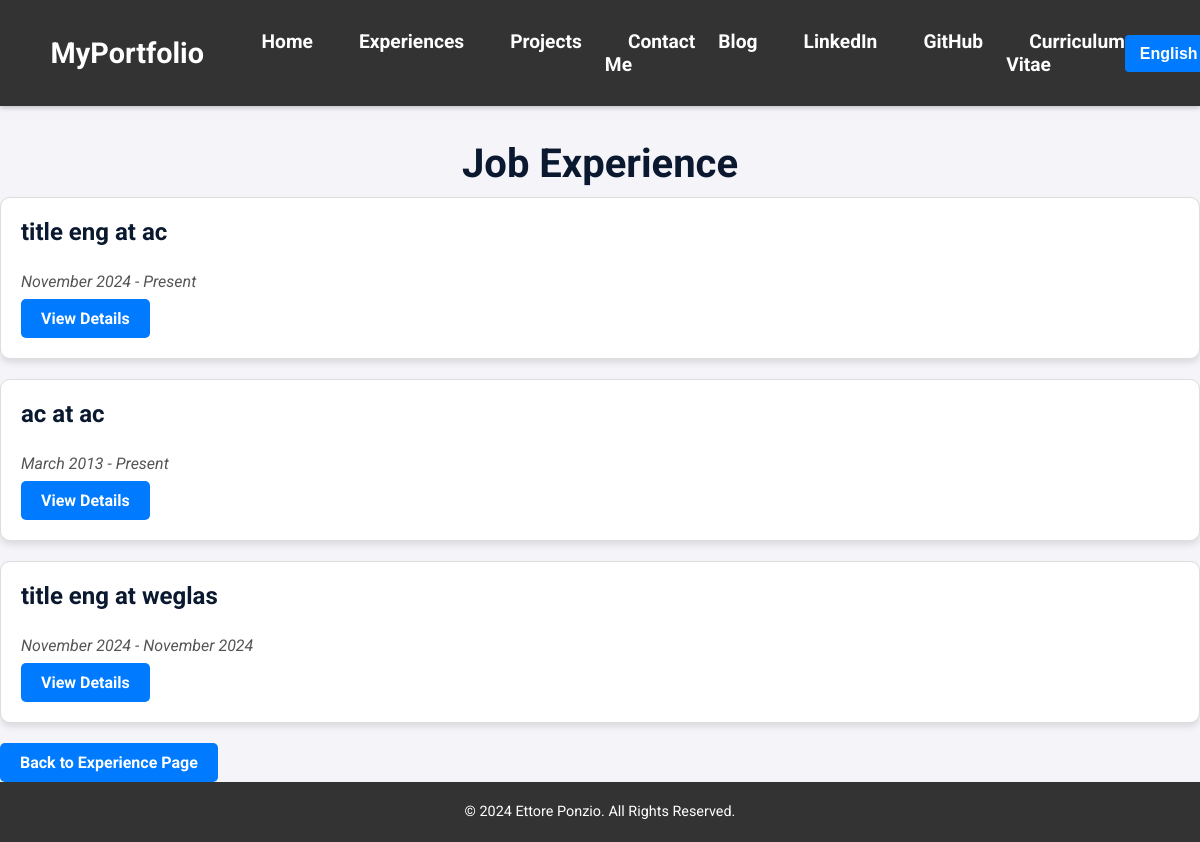
Before: /en/job-experiences/ with the older database file.
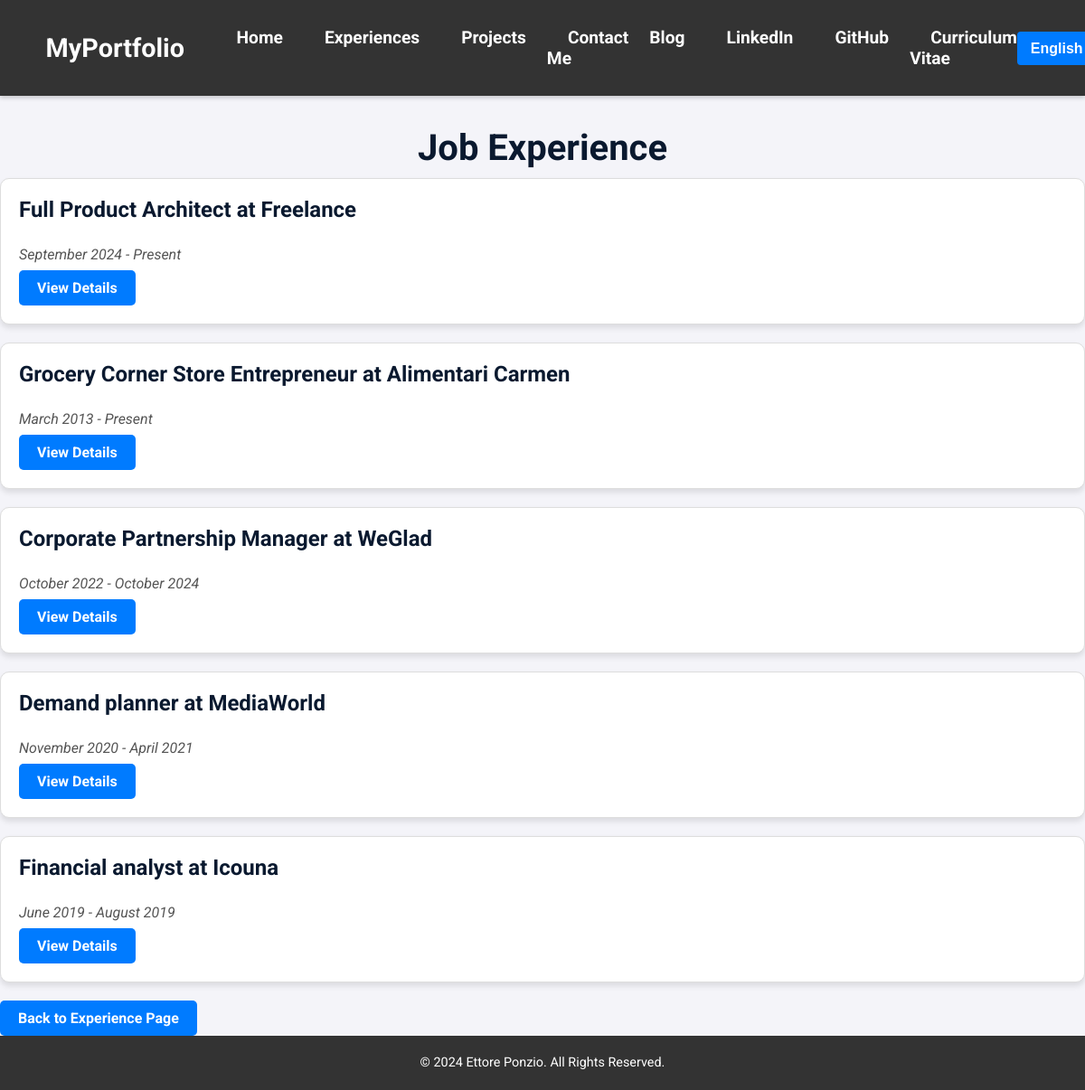
After: the same page with the newer database file.
### portfolio/models.py (models this page shows, shortened)
class JobExperience(models.Model):
    title_en = models.CharField(
        max_length=255,
        help_text=_("Job title in English (e.g., Software Developer)"),
        verbose_name=_("Title (EN)")
    )
    title_it = models.CharField(
        max_length=255,
        help_text=_("Job title in Italian (e.g., Sviluppatore Software)"),
        verbose_name=_("Title (IT)")
    )
    company = models.CharField(
        max_length=255,
        help_text=_("Company name"),
        verbose_name=_("Company")
    )
    start_date = models.DateField(
        help_text=_("Start date of the job"),
        verbose_name=_("Start Date")
    )
    end_date = models.DateField(
        null=True,
        blank=True,
        help_text=_("End date of the job (if applicable)"),
        verbose_name=_("End Date")
    )
    description_en = models.TextField(
        blank=True,
        help_text=_("Description of responsibilities or achievements in English"),
        verbose_name=_("Description (EN)")
    )
    description_it = models.TextField(
        blank=True,
        help_text=_("Description of responsibilities or achievements in Italian"),
        verbose_name=_("Description (IT)")
    )
    skills = models.ManyToManyField(
        'Skill',
        related_name="job_experiences",
        blank=True,
        help_text=_("Skills related to this job experience"),
        verbose_name=_("Skills")
    )
    class Meta:
        verbose_name = _("Job Experience")
        verbose_name_plural = _("Job Experiences")

### portfolio/views.py (the view)
# urls.py: path('job-experiences/', ViewJobExperienceList.as_view(), name='job_experience_list'),
class ViewJobExperienceList(ListView):
    model = JobExperience
    template_name = 'portfolio/job_experience_list.html'
    context_object_name = 'job_experiences'
    def get_queryset(self):
        user_language = get_language()  # Detect the current language (e.g., 'en' or 'it')
        present_jobs = JobExperience.objects.filter(end_date__isnull=True)
        past_jobs = JobExperience.objects.filter(end_date__isnull=False).order_by('-end_date')
        queryset = list(present_jobs) + list(past_jobs)
        for job_experience in queryset:
            if user_language == 'it':
                job_experience.display_title = job_experience.title_it
                job_experience.display_description = job_experience.description_it
            else:
                job_experience.display_title = job_experience.title_en
                job_experience.display_description = job_experience.description_en
        return queryset
    def get_context_data(self, **kwargs):
        context = super().get_context_data(**kwargs)
        return context

### portfolio/templates/portfolio/job_experience_list.html (shortened to what this page needs)
{% extends 'portfolio/base.html' %}
{% load i18n %}
{% load static %}
{% block styles %}
    <link rel="stylesheet" href="{% static 'portfolio/css/job_experience_list.css' %}">
{% endblock %}
{% block content %}
<article class="job-experience-page">
    <header>
        <h1 class="page-title">{% trans "Job Experience" %}</h1>
    </header>
    {% if job_experiences %}
    <ul class="experience-list">
        {% for job in job_experiences %}
        <li class="experience-item">
            <h3>{{ job.display_title }} {% trans "at" %} {{ job.company }}</h3>
            <p class="time-period">
                <time datetime="{{ job.start_date|date:'Y-m-d' }}">{{ job.start_date|date:"F Y" }}</time> -
                {% if job.end_date %}
                <time datetime="{{ job.end_date|date:'Y-m-d' }}">{{ job.end_date|date:"F Y" }}</time>
                {% else %}
                {% trans "Present" %}
                {% endif %}
            </p>
            <a href="{% url 'portfolio:job_experience_detail' job.id %}" class="btn-detail">{% trans "View Details" %}</a>
        </li>
        {% endfor %}
    </ul>
    {% else %}
    <p>{% trans "No job experiences found." %}</p>
    {% endif %}
    <a href="{% url 'portfolio:education' %}" class="btn-detail">{% trans "Back to Experience Page" %}</a>
</article>
{% endblock %}

### portfolio/templates/portfolio/base.html (shortened to what this page needs)
{% load static %}
{% load i18n %}
<!DOCTYPE html>
<html lang="en">
<head>
    <link rel="stylesheet" href="{% static 'portfolio/css/navigation.css' %}">
    <link rel="stylesheet" href="{% static 'portfolio/css/footer.css' %}">
    {% block styles %}{% endblock %}
</head>
<body>
    <header>
        <nav aria-label="{% trans 'Main Navigation' %}">
            <div class="nav-container">
                <a href="{% url 'portfolio:home' %}" class="logo">MyPortfolio</a>
                <ul class="nav-links">
                    <li><a href="{% url 'portfolio:home' %}">{% trans "Home" %}</a></li>
                    <li><a href="{% url 'portfolio:education' %}">{% trans "Experiences" %}</a></li>
                    <li><a href="{% url 'portfolio:projects' %}">{% trans "Projects" %}</a></li>
                    <li><a href="{% url 'portfolio:contact' %}">{% trans "Contact Me" %}</a></li>
                    <li><a href="{% url 'portfolio:blog_list' %}">{% trans "Blog" %}</a></li>
                    <li><a href="{% url 'portfolio:linkedin' %}" target="_blank">{% trans "LinkedIn" %}</a></li>
                    <li><a href="{% url 'portfolio:github' %}" target="_blank">{% trans "GitHub" %}</a></li>
                    <li><a href="{% url 'portfolio:open_cv' %}">{% trans "Curriculum Vitae" %}</a></li>
                </ul>
                <form action="{% url 'set_language' %}" method="post" id="language-form" class="language-form">
                    <select name="language" onchange="this.form.submit()" id="language-select" class="language-switcher">
                        {% for lang_code, lang_name in LANGUAGES %}
                            <option value="{{ lang_code }}" {% if lang_code == LANGUAGE_CODE %}selected{% endif %}>
                                {{ lang_name }}
                            </option>
                        {% endfor %}
                    </select>
                </form>
            </div>
        </nav>
    </header>
    <main class="container" role="main">
        {% block content %}{% endblock %}
    </main>
    <footer>
        <p>&copy; {% trans "2024 Ettore Ponzio. All Rights Reserved." %}</p>
    </footer>
</body>
</html>

### portfolio/static/portfolio/css/navigation.css (style rules this page uses)
.nav-container { display: flex; justify-content: space-between; align-items: center; padding: 1em; background-color: #333; color: #fff; position: sticky; top: 0; z-index: 1000; box-shadow: 0 2px 5px rgba(0, 0, 0, 0.2); }
nav .logo { font-size: 1.8rem; font-weight: bold; color: #fff; text-decoration: none; }
nav ul { display: flex; list-style: none; gap: 2 em; margin: 0; padding: 0; }
nav a { text-decoration: none; color: #fff; font-weight: bold; font-size: 1.2rem; padding: 0.7em 1.2em; transition: background-color 0.3s, color 0.3s; border-radius: 6px; }
.language-form { margin-left: auto; order: 3; }
.language-switcher { background-color: #007bff; color: #fff; font-size: 16px; padding: 10px 15px; border: none; font-weight: bold; border-radius: 4px; cursor: pointer; appearance: none; -webkit-appearance: none; transition: background-color 0.3s ease; }
nav .language-switcher option { color: #000; }

### portfolio/static/portfolio/css/footer.css (style rules this page uses)
footer { background-color: #333; color: #fff; text-align: center; padding: 1em; font-size: 0.9em; }
footer p { margin: 0.5em 0; }

### portfolio/static/portfolio/css/job_experience_list.css (style rules this page uses)
:root { --primary-color: #007bff; --primary-color-dark: #0069d9; --secondary-color: #0A192F; --background-color: #f4f4f9; --text-color: #0A192F; --light-text-color: #555; --border-color: #ddd; --white-color: #ffffff; --hover-background-color: #f0f8ff; --box-shadow: 0 4px 6px rgba(0, 0, 0, 0.1); }
body { font-family: 'Roboto', 'sans-serif'; color: var(--text-color); background-color: var(--background-color); margin: 0; padding: 0; }
.page-title { text-align: center; font-size: 2.5rem; font-weight: bold; margin-bottom: 10px; max-width: 1000px; margin-left: auto; margin-right: auto; }
.experience-list { list-style: none; padding: 0; margin: 0; }
.experience-item { margin-bottom: 20px; background-color: var(--white-color); padding: 20px; border: 1px solid var(--border-color); border-radius: 10px; box-shadow: var(--box-shadow); box-sizing: border-box; transition: all 0.3s ease; }
.experience-item h3 { margin-top: 0; font-size: 1.5rem; color: var(--secondary-color); }
.experience-item .time-period { font-style: italic; color: var(--light-text-color); margin: 5px 0; }
.experience-item p { margin: 10px 0; font-size: 1rem; line-height: 1.5; }
.btn-detail { display: inline-block; padding: 10px 20px; background-color: var(--primary-color); color: var(--white-color); border: none; border-radius: 5px; text-decoration: none; font-weight: bold; text-align: center; transition: background-color 0.3s ease; cursor: pointer; box-sizing: border-box; }

Changed rows visible on the page:
removed JobExperience: display_title "title eng", company "ac", start_date "November 2024"
added JobExperience: display_title "Full Product Architect", company "Freelance", start_date "September 2024"
changed JobExperience: display_title "ac" → "Grocery Corner Store Entrepreneur"; company "ac" → "Alimentari Carmen"
changed JobExperience: display_title "title eng" → "Corporate Partnership Manager"; company "weglas" → "WeGlad"; start_date "November 2024" → "October 2022"; end_date "November 2024" → "October 2024"
added JobExperience: display_title "Demand planner", company "MediaWorld", start_date "November 2020", end_date "April 2021"
added JobExperience: display_title "Financial analyst", company "Icouna", start_date "June 2019", end_date "August 2019"
